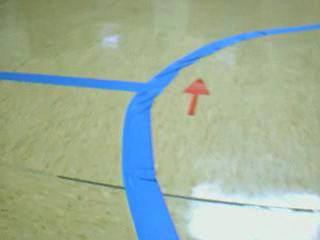
#> input picture images/001.png, 320 x 240 px
$ jupyter execute prac_segmentacion.ipynb   (shell and % lines are left out)   (text cells are left out)
#> lines starting #> are read from the running program, lines starting #| are printed output that depends on the picture; after the words box and inside, x2 and y2 are one past the last pixel; in counts of white or black regions, pixels touching at a corner belong together; pictures that were not available may be replaced by others from this repository, and a replacement may not be noted
[cell 1]
import numpy as np
import cv2
import imageio.v3 as iio
from matplotlib import pyplot as plt
from sklearn.neighbors import NearestCentroid, KNeighborsClassifier
from sklearn.discriminant_analysis import QuadraticDiscriminantAnalysis
from sklearn.model_selection import train_test_split, cross_val_score
import os

[cell 2]
# Funcion de normalizacion rg (de la practica anterior)
def normaliza_rg(im):
    im_float = im.astype(np.float64)
    suma = im_float.sum(axis=2, keepdims=True)
    suma[suma == 0] = 1.0
    return im_float / suma

[cell 3]
# Leo las imagenes de entrenamiento
imNp = iio.imread('../images/001.png')
#> imNp is the input picture: shape (240, 320, 3); mean R, G, B 157.7, 175.5, 155
markImg = iio.imread('../images/001_mark.png')
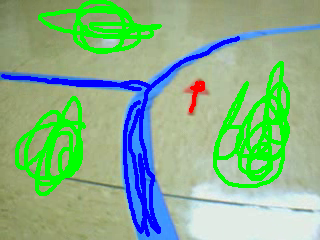
#> input picture images/001_mark.png, 320 x 240 px
#> markImg is the input picture: shape (240, 320, 3); mean R, G, B 135.3, 178, 138.5

plt.figure(figsize=(12, 4))
plt.subplot(1, 2, 1)
plt.imshow(imNp)
plt.title('Imagen original')
plt.axis('off')
plt.subplot(1, 2, 2)
plt.imshow(markImg)
plt.title('Imagen marcada')
plt.axis('off')
plt.tight_layout()
plt.show()

[cell 4]
# Mascaras booleanas para cada color puro
mk = markImg[:, :, :3]
mask_marca = (mk[:,:,0] == 255) & (mk[:,:,1] == 0) & (mk[:,:,2] == 0)   # rojo = marca
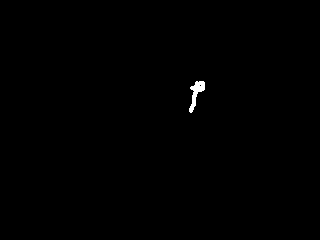
#> mask_marca: shape (240, 320) bool; 0.28% white; 1 white region, box (x1, y1, x2, y2) and area: (189, 81, 205, 113) 215
mask_fondo = (mk[:,:,0] == 0) & (mk[:,:,1] == 255) & (mk[:,:,2] == 0)   # verde = fondo/suelo
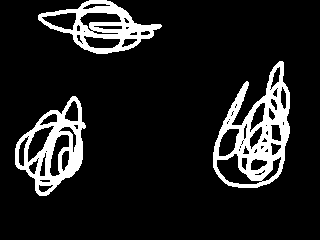
#> mask_fondo: shape (240, 320) bool; 11.9% white; 3 white regions, box (x1, y1, x2, y2) and area: (213, 61, 290, 188) 3972, (15, 96, 86, 196) 2748, (38, 0, 162, 54) 2433
mask_linea = (mk[:,:,0] == 0) & (mk[:,:,1] == 0) & (mk[:,:,2] == 255)   # azul = linea
#> mask_linea: shape (240, 320) bool; 4.5% white; 1 white region, box (x1, y1, x2, y2) and area: (1, 36, 240, 237) 3427

print('Pixeles marca:', mask_marca.sum())
#| Pixeles marca: 215
print('Pixeles fondo:', mask_fondo.sum())
#| Pixeles fondo: 9153
print('Pixeles linea:', mask_linea.sum())
#| Pixeles linea: 3427

[cell 5]
# Normalizo la imagen
imNorm = normaliza_rg(imNp)
#> in normaliza_rg, `suma = im_float.sum(axis=2, keepdims=True)`:
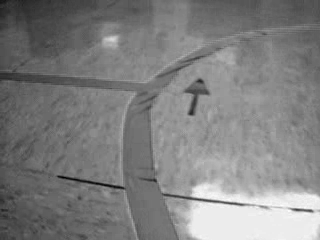
#> suma: shape (240, 320, 1) float64; min 250, max 723, mean 488.2; drawn with min black and max white
#> in normaliza_rg, `return im_float / suma`:
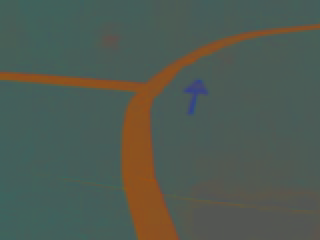
#> returned value: shape (240, 320, 3) float64; mean of channels 0, 1, 2 0.323, 0.361, 0.316; drawn as B, G, R

# Extraigo datos de cada region en espacio rg normalizado
data_marca = imNorm[mask_marca]  # (N, 3)
#> data_marca = 215 rows, first 8: [0.471, 0.291, 0.238], [0.486, 0.286, 0.228], [0.521, 0.277, 0.202], [0.486, 0.306, 0.208], [0.48, 0.307, 0.213], [0.405, 0.355, 0.24], [0.395, 0.352, 0.253], [0.459, 0.284, 0.257]
data_fondo = imNorm[mask_fondo]
data_linea = imNorm[mask_linea]

# Grafico 2D rg normalizado
plt.figure(figsize=(8, 6))
plt.plot(data_marca[:,0], data_marca[:,1], 'r.', label='marca', markersize=2)
plt.plot(data_fondo[:,0], data_fondo[:,1], 'g.', label='fondo', markersize=2)
plt.plot(data_linea[:,0], data_linea[:,1], 'b.', label='linea', markersize=2)
plt.xlabel('r normalizado')
plt.ylabel('g normalizado')
plt.title('Espacio RGB normalizado - distribuciones de color')
plt.legend()
plt.show()
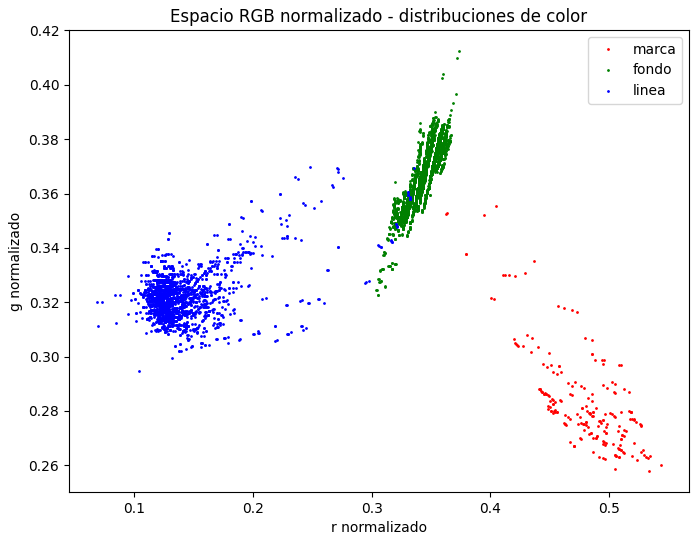
#> figure drawn by matplotlib, 1 panel

[cell 6]
# Solo uso r y g normalizados (b = 1 - r - g, es redundante)
X_marca = data_marca[:, :2]  # (N_marca, 2)
#> X_marca = 215 pairs, first value 0.363 to 0.544, second value 0.258 to 0.355
X_fondo = data_fondo[:, :2]
#> X_fondo = 9153 pairs, first value 0.304 to 0.374, second value 0.323 to 0.412
X_linea = data_linea[:, :2]
#> X_linea = 3427 pairs, first value 0.0686 to 0.336, second value 0.295 to 0.37

# Etiquetas: 0=marca, 1=fondo, 2=linea
y_marca = np.zeros(len(X_marca), dtype=int)
#> y_marca = 215 values from 0 to 0
y_fondo = np.ones(len(X_fondo), dtype=int)
#> y_fondo = 9153 values from 1 to 1
y_linea = np.full(len(X_linea), 2, dtype=int)
#> y_linea = 3427 values from 2 to 2

# Concateno todo
X = np.vstack([X_marca, X_fondo, X_linea])
#> X = 12795 pairs, first value 0.0686 to 0.544, second value 0.258 to 0.412
y = np.concatenate([y_marca, y_fondo, y_linea])
#> y = 12795 values from 0 to 2

[cell 7]
# Evaluacion de clasificadores con validacion cruzada
clasificadores = {
    'NearestCentroid (dist. euclidea)': NearestCentroid(),
    'QDA (gaussiano)': QuadraticDiscriminantAnalysis(reg_param=1e-2),
    'KNeighbors (k=5)': KNeighborsClassifier(n_neighbors=5),
}

print('Evaluacion con validacion cruzada 5-Fold:')
print('-' * 50)
for nombre, clf in clasificadores.items():
    scores = cross_val_score(clf, X, y, cv=5)
    print(f'{nombre}: accuracy = {scores.mean():.4f} (+/- {scores.std():.4f})')
#> this loop made 3 passes
#> scores on passes 1 to 3: [0.991, 0.987, 1, 1, 0.998], [0.973, 0.961, 0.982, 0.982, 0.976], [0.995, 0.984, 1, 0.968, 1]
#| NearestCentroid (dist. euclidea): accuracy = 0.9953 (+/- 0.0051)
#| QDA (gaussiano): accuracy = 0.9747 (+/- 0.0079)
#| KNeighbors (k=5): accuracy = 0.9894 (+/- 0.0122)

[cell 8]
# Evaluacion con train/test split
X_train, X_test, y_train, y_test = train_test_split(X, y, test_size=0.33, random_state=42)
#> X_train = 8572 pairs, first value 0.0686 to 0.544, second value 0.258 to 0.412; X_test = 4223 pairs, first value 0.084 to 0.53, second value 0.262 to 0.41; y_train = 8572 values, max 2 at index 2, min 0 at index 73, mean 1.25; y_test = 4223 values, max 2 at index 1, min 0 at index 7, mean 1.25

print('\nEvaluacion con train/test split (67%/33%):')
print('-' * 50)
for nombre, clf in clasificadores.items():
    clf.fit(X_train, y_train)
    score = clf.score(X_test, y_test)
    print(f'{nombre}: accuracy = {score:.4f}')
#> this loop made 3 passes
#> score on passes 1 to 3: 0.995, 0.974, 0.998
#| NearestCentroid (dist. euclidea): accuracy = 0.9950
#| QDA (gaussiano): accuracy = 0.9742
#| KNeighbors (k=5): accuracy = 0.9981

[cell 9]
# Entreno con todos los datos
clf = NearestCentroid()
clf.fit(X, y)

print('Centroides de cada clase (r_norm, g_norm):')
nombres_clase = ['marca', 'fondo', 'linea']
for i, nombre in enumerate(nombres_clase):
    print(f'  {nombre}: {clf.centroids_[i]}')

[cell 10]
def segmentar_imagen(im, clf):
    H, W, _ = im.shape
#> H = 240; W = 320

    # Normalizo rg
    im_norm = normaliza_rg(im)

    # Reshape a (N, 2) — solo uso r y g normalizados
    pixels = im_norm[:, :, :2].reshape(-1, 2)
#> pixels = 76800 pairs, first value 0.0686 to 0.544, second value 0.253 to 0.412

    # Clasifico cada pixel
    etiquetas = clf.predict(pixels)

    # Paleta de colores: 0=rojo(marca), 1=verde(fondo), 2=azul(linea)
    paleta = np.array([
        [255, 0, 0],     # 0 = marca (rojo)
        [0, 255, 0],     # 1 = fondo (verde)
        [0, 0, 255],     # 2 = linea (azul)
    ], dtype=np.uint8)

    # Indexacion con array de indices (como en la transparencia de Numpy)
    img_seg = paleta[etiquetas].reshape(H, W, 3)

    return img_seg

[cell 11]
# Segmento la imagen de entrenamiento
imNp = iio.imread('../images/001.png')
img_seg = segmentar_imagen(imNp, clf)

plt.figure(figsize=(12, 4))
plt.subplot(1, 2, 1)
plt.imshow(imNp)
plt.title('Original')
plt.axis('off')
plt.subplot(1, 2, 2)
plt.imshow(img_seg)
plt.title('Segmentada')
plt.axis('off')
plt.tight_layout()
plt.show()

[cell 12]
video_entrada = '../videos/video2017-4.avi'
video_salida = '../videos/video_segmentado.avi'

os.makedirs('../videos', exist_ok=True)

cap = cv2.VideoCapture(video_entrada)

if not cap.isOpened():
    print(f'ERROR: No se pudo abrir el video "{video_entrada}"')
else:
    fps = cap.get(cv2.CAP_PROP_FPS)
    w = int(cap.get(cv2.CAP_PROP_FRAME_WIDTH))
    h = int(cap.get(cv2.CAP_PROP_FRAME_HEIGHT))
    print(f'Video abierto: {w}x{h}, {fps} fps')

    if w > 0 and h > 0:
        out = cv2.VideoWriter(video_salida, cv2.VideoWriter_fourcc(*'MJPG'), fps, (w, h))

        n_frames = 0
        while True:
            ret, frame = cap.read()
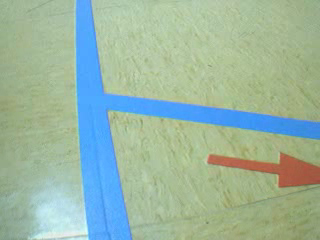
#> input picture Practica Individual/001.png, 320 x 240 px, given in place of video2017-4.avi, which was not available
#> frame is the input picture: shape (240, 320, 3); mean B, G, R 162.4, 181.9, 154.9
            if not ret:
                break

            # Convierto BGR -> RGB para segmentar
            frame_rgb = cv2.cvtColor(frame, cv2.COLOR_BGR2RGB)
            seg = segmentar_imagen(frame_rgb, clf)
#> in normaliza_rg (call 3), `suma = im_float.sum(axis=2, keepdims=True)`:
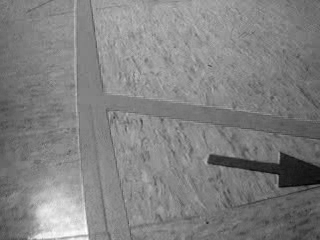
#> suma: shape (240, 320, 1) float64; min 275, max 716, mean 499.1; drawn with min black and max white
#> in normaliza_rg (call 3), `return im_float / suma`:
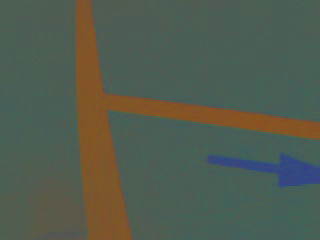
#> returned value: shape (240, 320, 3) float64; mean of channels 0, 1, 2 0.312, 0.364, 0.324; drawn as B, G, R
#> in segmentar_imagen (call 2), `pixels = im_norm[:, :, :2].reshape(-1, 2)`: pixels = 76800 pairs, first value 0.122 to 0.536, second value 0.26 to 0.4
#> in segmentar_imagen (call 2), `img_seg = paleta[etiquetas].reshape(H, W, 3)`:
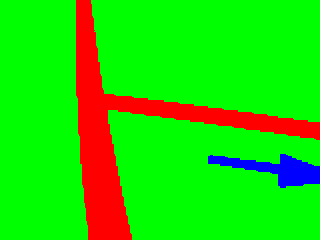
#> img_seg: shape (240, 320, 3); mean of channels 0, 1, 2 5.7, 213.6, 35.7; drawn as B, G, R

            # Convierto RGB -> BGR para escribir
            out.write(cv2.cvtColor(seg, cv2.COLOR_RGB2BGR))
            n_frames += 1

        out.release()
        print(f'Video segmentado guardado en: {video_salida} ({n_frames} frames)')

cap.release()
